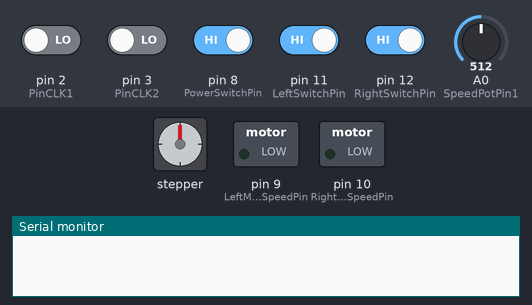
Bench run of a sketch on a simulated Arduino Uno, built with avr-gcc and run on an emulated ATmega328P. On the bench: stepper motor, switched loads named in the sketch (green lamp = pin HIGH), the last lines printed to the serial monitor. Wiring (inferred from the names in the program): stepper motor (2048 steps per turn assumed): coils pin 4, pin 5, pin 6, pin 7. The test bench sets the inputs (shaded band); at power-on: pin 8 (PowerSwitchPin), pin 11 (LeftSwitchPin), pin 12 (RightSwitchPin) HIGH, pin 2 (PinCLK1), pin 3 (PinCLK2) LOW, A0 (SpeedPotPin1) = 512. Pins used as bus, display or sensor lines are not drawn.

Above: at 1.2 s.
1.3 s: pin 2 (PinCLK1) driven HIGH and pin 3 (PinCLK2) driven HIGH and pin 8 (PowerSwitchPin) driven LOW and pin 11 (LeftSwitchPin) driven LOW and pin 12 (RightSwitchPin) driven LOW
At 2.4 s:
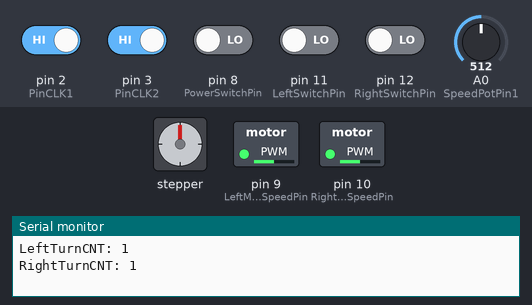
2.8 s: A0 (SpeedPotPin1) set to 716
At 3.6 s:
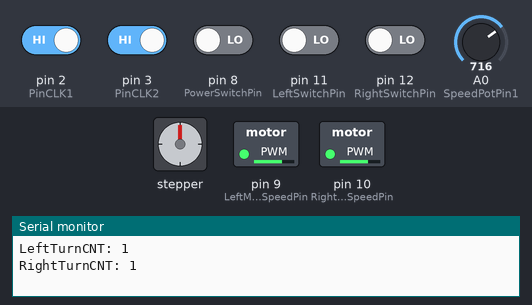
4.3 s: A0 (SpeedPotPin1) set to 900
At 4.7 s:
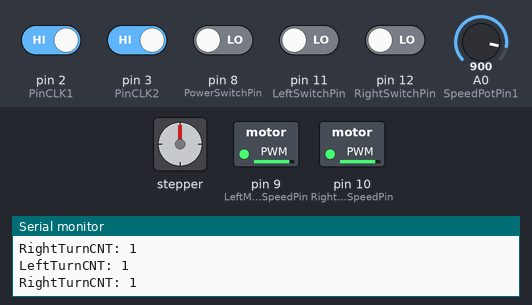
5.8 s: A0 (SpeedPotPin1) set to 122
At 7.0 s:
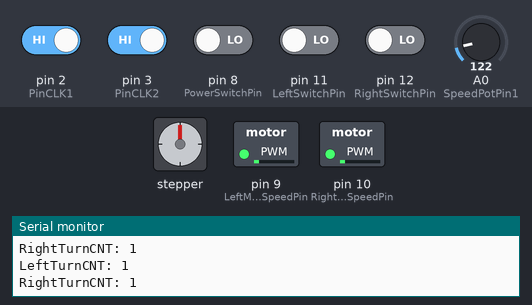
7.3 s: A0 (SpeedPotPin1) set to 511
At 8.2 s:
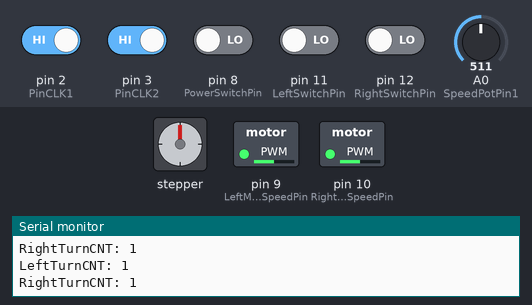
Timing chart, 0 to 9.8 s (numbered marks = the images above; inputs shaded):
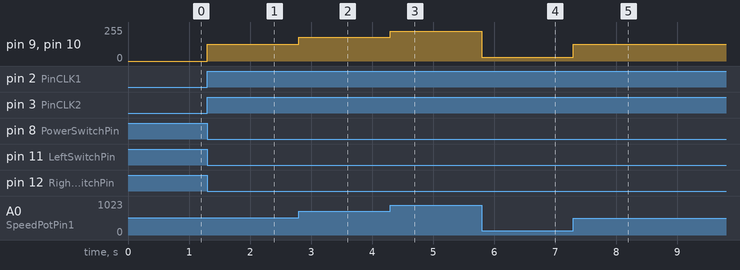

The sketch:

New_Robot_Car_21_01_2023_17h00__N_GATE_MOSFET_Testing.ino
```cpp
#include <Servo.h>
Servo myservo0;

  // Motor control pins : L298N H bridge

  #define LeftMotorSpeedPin  9 // Left motor PWM speed control
  #define RightMotorSpeedPin  10 // Left motor PWM speed control

  #define LeftMotorOnRelayPin  4 // Left motor PWM speed control
  #define RightMotorOnRelayPin  5 // Left motor PWM speed control

  #define LeftMotorForRevRelayPin  6 // Left motor PWM speed control
  #define RightMotorForRevRelayPin  7 // Left motor PWM speed control

  #define PowerSwitchPin 8
  int PowerSwitchState;

  #define LeftSwitchPin 11
  #define RightSwitchPin 12

  int LeftSwitchState;
  int RightSwitchState;

  #define carSpeed 150

  #define sensPin A2

int SpeedPotPin1 = A0;

int SpeedVal1;


//*****************************************************************
//                 ENCODER 1 (LEFT)

volatile boolean TurnDetected1;  // need volatile for Interrupts
volatile boolean rotationdirection1; // CW or CCW rotation

const int PinCLK1 = 2; // 5 Generating interrupts using CLK signal

int WheelPosition1 = 0; // To store Stepper Motor Position
int PrevPosition1;   // Previous Rotary Position Value to check accuracy
int RPMavg1 = 0;
int RPM1 = 0;   // Revolutions Per Minute
int WheelCounter1 = 20; //Wheel has 20 gaps
int TimeStart1 = 0;
int TimeStart1a = 1000;
int Reset1 = 2000;
int TimeRunner1 = 0;
int RPMCounter1 = 0;
int RPMCounter1a = 0;
int LeftTurn45 = 0;
int LeftTurn90 = 0;
int LeftUTurn180 = 0;
int LeftTurn180 = 0;
int LeftUTurn180On = 0;
int LeftTurn180On = 0;
int LeftUTurn180CNT = 0;
int LeftTurn180CNT = 0;
int LeftUTurn180CNTOn = 0;
int LeftTurn180CNTOn = 0;
int LastLeftUTurn180CNT = 0;
int LastLeftTurn180CNT = 0;

int LeftTurnCNT = 0;

int LeftCntFor = 46;        // 1 Rotation = 220mm. Need to go 500mm. 500/220 = 2,27 * 20 = 45,45
int LeftOffset = 14;       // 1 Rotation = 220mm. Need to go 150mm. 150/220 = 0,68 * 20 = 13,6

int LeftCnt200For = 23;        // 1 Rotation = 220mm. Need to go 500mm. 500/220 = 2,27 * 20 = 45,45
int Left200Offset = 2;       // 1 Rotation = 220mm. Need to go 150mm. 150/220 = 0,68 * 20 = 13,6
int RightCnt200For = 23;        // 1 Rotation = 220mm. Need to go 500mm. 500/220 = 2,27 * 20 = 45,45
int Right200Offset = 2;       // 1 Rotation = 220mm. Need to go 150mm. 150/220 = 0,68 * 20 = 13,6


//Interrupt routine runs if CLK goes from HIGH to LOW

void isr1 () {

  //  delay(2); // delay for Debouncing  (4)
  if (digitalRead(PinCLK1))

    rotationdirection1 = digitalRead(PinCLK1);
  TurnDetected1 = true;

}

//*****************************************************************
//                 ENCODER 2 (RIGHT)

volatile boolean TurnDetected2;  // need volatile for Interrupts
volatile boolean rotationdirection2; // CW or CCW rotation

const int PinCLK2 = 3; // 4 Generating interrupts using CLK signal

int WheelPosition2 = 0; // To store Stepper Motor Position
int PrevPosition2;   // Previous Rotary Position Value to check accuracy
int RPMavg2 = 0;   // Revolutions Per Minute
int RPM2 = 0;   // Revolutions Per Minute
int WheelCounter2 = 20; //Wheel has 20 gaps
int TimeStart2 = 0;
int TimeStart2a = 1000;
int Reset2 = 2000;
int TimeRunner2 = 0;
int RPMCounter2 = 0;
int RPMCounter2a = 0;
int RightTurn45 = 0;
int RightTurn90 = 0;
int RightUTurn180 = 0;
int RightTurn180 = 0;
int RightUTurn180On = 0;
int RightTurn180On = 0;
int RightUTurn180CNT = 0;
int RightTurn180CNT = 0;
int RightUTurn180CNTOn = 0;
int RightTurn180CNTOn = 0;
int LastRightUTurn180CNT = 0;
int LastRightTurn180CNT = 0;

int RightTurnCNT = 0;

int RightCntFor = 46;        // 1 Rotation = 220mm. Need to go 500mm. 500/220 = 2,27 * 20 = 45,45
int RightOffset = 14;       // 1 Rotation = 220mm. Need to go 150mm. 150/220 = 0,68 * 20 = 13,6


//Interrupt routine runs if CLK goes from HIGH to LOW

void isr2 () {

  //  delay(2); // delay for Debouncing  (4)
  if (digitalRead(PinCLK2))

    rotationdirection2 = digitalRead(PinCLK2);
  TurnDetected2 = true;

}


    void setup()
  {

Serial.begin(115200);

  pinMode(LeftMotorSpeedPin, OUTPUT);
  pinMode(RightMotorSpeedPin, OUTPUT);

  pinMode(LeftMotorOnRelayPin, OUTPUT);
  pinMode(RightMotorOnRelayPin, OUTPUT);

  pinMode(LeftMotorForRevRelayPin, OUTPUT);
  pinMode(RightMotorForRevRelayPin, OUTPUT);

  pinMode(PowerSwitchPin, INPUT_PULLUP);

  pinMode(LeftSwitchPin, INPUT_PULLUP);
  pinMode(RightSwitchPin, INPUT_PULLUP);


digitalWrite(LeftMotorOnRelayPin, LOW);
digitalWrite(RightMotorOnRelayPin, LOW);


  ////***********************************************************************************************************
  //                   ENCODERS

  pinMode (PinCLK1, INPUT);
  attachInterrupt (0, isr1, RISING);

  pinMode (PinCLK2, INPUT);
  attachInterrupt (1, isr2, RISING);

  TimeRunner1 = millis();
  TimeRunner2 = millis();

  ////***********************************************************************************************************


  ////***********************************************************************************************************
  //                 ENCODER 1

  // Runs if rotation was detected

  if (TurnDetected1) {
    PrevPosition1 = WheelPosition1;  // Save previous position in variable
    WheelPosition1 = WheelPosition1 + 1;  // Increase Position by 1
    RPMCounter1 = RPMCounter1 + 1;
    LeftTurnCNT = LeftTurnCNT + 1;
    TurnDetected1 = false; // do NOT Repeat IF loop until new rotation detected

//    StandbyStartTime = millis();

  }

  TimeStart1 = millis() - TimeRunner1;

  if (TimeStart1 <= TimeStart1a) {
    RPM1 = 0;
    RPMCounter1 = 0;
  }

  if (TimeStart1 >= TimeStart1a) {
    RPMCounter1a = RPMCounter1;
  }

  if (TimeStart1 >= Reset1) {
    RPM1 = (RPMCounter1a / 20) * 60;
    RPMavg1 = (RPM1 + RPM1) / 2;
    TimeRunner1 = millis();
    //    Serial.print("RPM1: ");
    //    Serial.println(RPM1);
    //
    //    Serial.print("RPMavg1: ");
    //    Serial.println(RPMavg1);
    //
    //    Serial.print("RPMCounter1a: ");
    //    Serial.println(RPMCounter1a);

        Serial.print("LeftTurnCNT: ");
        Serial.println(LeftTurnCNT);

  }

  ////***********************************************************************************************************
  ////***********************************************************************************************************
  //                 ENCODER 2*

  // Runs if rotation was detected

  if (TurnDetected2) {
    PrevPosition2 = WheelPosition2;  // Save previous position in variable
    WheelPosition2 = WheelPosition2 + 1;  // Increase Position by 1
    RPMCounter2 = RPMCounter2 + 1;
    RightTurnCNT = RightTurnCNT + 1;
    TurnDetected2 = false; // do NOT Repeat IF loop until new rotation detected

//    StandbyStartTime = millis();
  }

  TimeStart2 = millis() - TimeRunner2;

  if (TimeStart2 <= TimeStart2a) {
    RPM2 = 0;
    RPMCounter2 = 0;
  }

  if (TimeStart2 >= TimeStart2a) {
    RPMCounter2a = RPMCounter2;

  }

  if (TimeStart2 >= Reset2) {
    RPM2 = (RPMCounter2a / 20) * 60;
    RPMavg2 = (RPM2 + RPM2) / 2;
    TimeRunner2 = millis();
    //    Serial.print("RPM2: ");
    //    Serial.println(RPM2);
    //
    //    Serial.print("RPMavg2: ");
    //    Serial.println(RPMavg2);
    //
    //    Serial.print("RPMCounter2a: ");
    //    Serial.println(RPMCounter2a);

        Serial.print("RightTurnCNT: ");
        Serial.println(RightTurnCNT);

  }

  ////***********************************************************************************************************


    if (TurnDetected1) {
      LeftTurnCNT = LeftTurnCNT + 1;
      TurnDetected1 = false; // do NOT Repeat IF loop until new rotation detected
    }

    if (TurnDetected2) {
      RightTurnCNT = RightTurnCNT + 1;
      TurnDetected2 = false; // do NOT Repeat IF loop until new rotation detected
    }
}

  void loop()
  {

  ////***********************************************************************************************************
  //                 ENCODER 1

  // Runs if rotation was detected

  if (TurnDetected1) {
    PrevPosition1 = WheelPosition1;  // Save previous position in variable
    WheelPosition1 = WheelPosition1 + 1;  // Increase Position by 1
    RPMCounter1 = RPMCounter1 + 1;
    LeftTurnCNT = LeftTurnCNT + 1;
    TurnDetected1 = false; // do NOT Repeat IF loop until new rotation detected

//    StandbyStartTime = millis();

  }

  TimeStart1 = millis() - TimeRunner1;

  if (TimeStart1 <= TimeStart1a) {
    RPM1 = 0;
    RPMCounter1 = 0;
  }

  if (TimeStart1 >= TimeStart1a) {
    RPMCounter1a = RPMCounter1;
  }

  if (TimeStart1 >= Reset1) {
    RPM1 = (RPMCounter1a / 20) * 60;
    RPMavg1 = (RPM1 + RPM1) / 2;
    TimeRunner1 = millis();
    //    Serial.print("RPM1: ");
    //    Serial.println(RPM1);
    //
    //    Serial.print("RPMavg1: ");
    //    Serial.println(RPMavg1);
    //
    //    Serial.print("RPMCounter1a: ");
    //    Serial.println(RPMCounter1a);

        Serial.print("LeftTurnCNT: ");
        Serial.println(LeftTurnCNT);

  }

  ////***********************************************************************************************************
  ////***********************************************************************************************************
  //                 ENCODER 2*

  // Runs if rotation was detected

  if (TurnDetected2) {
    PrevPosition2 = WheelPosition2;  // Save previous position in variable
    WheelPosition2 = WheelPosition2 + 1;  // Increase Position by 1
    RPMCounter2 = RPMCounter2 + 1;
    RightTurnCNT = RightTurnCNT + 1;
    TurnDetected2 = false; // do NOT Repeat IF loop until new rotation detected

//    StandbyStartTime = millis();
  }

  TimeStart2 = millis() - TimeRunner2;

  if (TimeStart2 <= TimeStart2a) {
    RPM2 = 0;
    RPMCounter2 = 0;
  }

  if (TimeStart2 >= TimeStart2a) {
    RPMCounter2a = RPMCounter2;

  }

  if (TimeStart2 >= Reset2) {
    RPM2 = (RPMCounter2a / 20) * 60;
    RPMavg2 = (RPM2 + RPM2) / 2;
    TimeRunner2 = millis();
    //    Serial.print("RPM2: ");
    //    Serial.println(RPM2);
    //
    //    Serial.print("RPMavg2: ");
    //    Serial.println(RPMavg2);
    //
    //    Serial.print("RPMCounter2a: ");
    //    Serial.println(RPMCounter2a);

        Serial.print("RightTurnCNT: ");
        Serial.println(RightTurnCNT);

  }

  ////***********************************************************************************************************


    if (TurnDetected1) {
      LeftTurnCNT = LeftTurnCNT + 1;
      TurnDetected1 = false; // do NOT Repeat IF loop until new rotation detected
    }
    if (TurnDetected2) {
      RightTurnCNT = RightTurnCNT + 1;
      TurnDetected2 = false; // do NOT Repeat IF loop until new rotation detected
    }
//*******************************************************************************************************************


SpeedVal1 = analogRead(SpeedPotPin1);            // reads the value of the potentiometer (value between 0 and 1023)
SpeedVal1 = map(SpeedVal1, 0, 1023, 0, 255);     // scale it to use it with the servo (value between 0 and 180)

PowerSwitchState = digitalRead(PowerSwitchPin);

LeftSwitchState = digitalRead(LeftSwitchPin);
RightSwitchState = digitalRead(RightSwitchPin);

if (PowerSwitchState == LOW){
//digitalWrite(LeftMotorOnRelayPin, HIGH);
//digitalWrite(RightMotorOnRelayPin, HIGH);

if (LeftSwitchState == LOW){

digitalWrite(RightMotorOnRelayPin, LOW);
digitalWrite(RightMotorForRevRelayPin, HIGH);

digitalWrite(LeftMotorOnRelayPin, HIGH);
digitalWrite(LeftMotorForRevRelayPin, LOW);
analogWrite(LeftMotorSpeedPin, SpeedVal1);


}

if (RightSwitchState == LOW){

digitalWrite(LeftMotorOnRelayPin, LOW);
digitalWrite(LeftMotorForRevRelayPin  , HIGH);

digitalWrite(RightMotorOnRelayPin, HIGH);
digitalWrite(RightMotorForRevRelayPin, LOW);
analogWrite(RightMotorSpeedPin, SpeedVal1);

}


if ((LeftSwitchState == HIGH) && (RightSwitchState == HIGH)){

digitalWrite(LeftMotorOnRelayPin, LOW);
digitalWrite(LeftMotorForRevRelayPin, HIGH);

digitalWrite(RightMotorOnRelayPin, LOW);
digitalWrite(RightMotorForRevRelayPin, HIGH);

}


}else{


digitalWrite(LeftMotorOnRelayPin, LOW);
digitalWrite(RightMotorOnRelayPin, LOW);

}
  }
```

Measured:
- after the input at 1.3 s, pin 9 (LeftMotorSpeedPin), pin 10 (RightMotorSpeedPin): 0/255 → 127/255 at once
- after the input at 2.8 s, pin 9 (LeftMotorSpeedPin), pin 10 (RightMotorSpeedPin): 127/255 → 178/255 at once
- after the input at 4.3 s, pin 9 (LeftMotorSpeedPin), pin 10 (RightMotorSpeedPin): 178/255 → 224/255 at once
- after the input at 5.8 s, pin 9 (LeftMotorSpeedPin), pin 10 (RightMotorSpeedPin): 224/255 → 30/255 at once
- after the input at 7.3 s, pin 9 (LeftMotorSpeedPin), pin 10 (RightMotorSpeedPin): 30/255 → 127/255 at once
